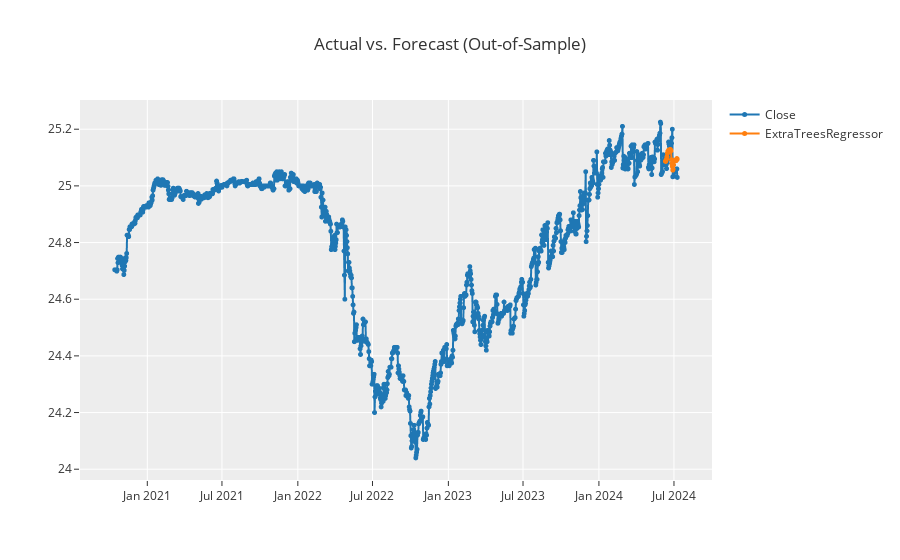

Notebook code for this chart:
### Code cell
exp.plot_model(best, plot='forecast')

### Figure 1 — Plotly figure (JSON) as saved in the notebook; plotly's stock layout.template omitted (floating-point values rounded to 4 significant figures; data arrays with more than 128 entries replaced by an {"elided": "..."} marker saying what was removed)
{"data": [{"line": {"color": "rgb(31, 119, 180)", "width": 2}, "marker": {"color": "rgb(31, 119, 180)", "size": 5}, "mode": "lines+markers", "name": "Close", "type": "scattergl", "x": {"elided": "1365 str values"}, "xaxis": "x", "y": {"elided": "1365 float values"}, "yaxis": "y"}, {"line": {"color": "rgb(255, 127, 14)", "width": 2}, "marker": {"color": "rgb(255, 127, 14)", "size": 5}, "mode": "lines+markers", "name": "ExtraTreesRegressor", "type": "scattergl", "x": {"elided": "1365 str values"}, "xaxis": "x", "y": {"elided": "1365 float values"}, "yaxis": "y"}], "layout": {"showlegend": true, "title": {"text": "Actual vs. Forecast (Out-of-Sample)"}, "xaxis": {"anchor": "y", "domain": [0, 1]}, "yaxis": {"anchor": "x", "domain": [0, 1]}}}
